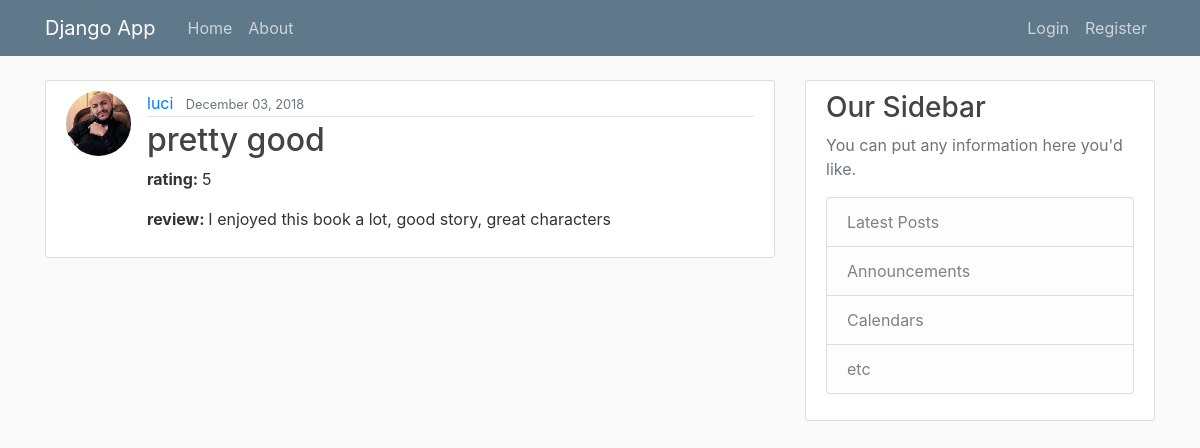
Page /review/1/ on the committed database.
### blog/models.py (models this page shows, shortened)
class Review(models.Model):
    one = '1'
    two = '2'
    three = '3'
    four = '4'
    five = '5'
    ratings = (
        (1, 1),
        (2, 2),
        (3, 3),
        (4, 4),
        (5, 5)
    )
    title = models.CharField(max_length=100)
    rating = models.IntegerField(choices=ratings, default=1)
    content = models.TextField()
    date_posted = models.DateTimeField(default=timezone.now)
    author = models.ForeignKey(User, on_delete=models.CASCADE)
    book = models.ForeignKey(Books, on_delete=models.CASCADE)

### users/models.py (models this page shows, shortened)
class Profile(models.Model):
    user = models.OneToOneField(User, on_delete=models.CASCADE)
    image = models.ImageField(default='default.jpg', upload_to='profile_pics')

### blog/views.py (the view)
# urls.py: path('review/<int:pk>/', ReviewDetailView.as_view(), name='review-detail'),
class ReviewDetailView(DetailView):
    model = Review

### blog/templates/blog/review_detail.html (shortened to what this page needs)
{% extends "blog/base.html" %}
{% block content %}
        <article class="media content-section">
            <img class="rounded-circle article-img" src="{{ object.author.profile.image.url }}">
            <div class="media-body">
              <div class="article-metadata">
                <a class="mr-2" href="{% url 'user-posts' object.author.username %}">{{ object.author }}</a>
                <small class="text-muted">{{ object.date_posted|date:"F d, Y" }}</small>
               </div>
              <h2 class="article-title">{{ object.title }}</h2>
             <p class="article-genre"><strong>rating: </strong> {{ object.rating }}</p>
             <p class="article-content"><strong>review: </strong>{{ object.content }}</p>
            </div>
        </article>
{% endblock content %}

### blog/static/blog/main.css (style rules this page uses)
body { background: #fafafa; color: #333333; margin-top: 5rem; }
h1, h2, h3, h4, h5, h6 { color: #444444; }
.content-section { background: #ffffff; padding: 10px 20px; border: 1px solid #dddddd; border-radius: 3px; margin-bottom: 20px; }
.article-title { color: #444444; }
.article-content { white-space: pre-line; }
.article-img { height: 65px; width: 65px; margin-right: 16px; }
.article-metadata { padding-bottom: 1px; margin-bottom: 4px; border-bottom: 1px solid #e3e3e3 }

### rows in the picture
Review: author.profile.image (picture), author "luci", date_posted "December 03, 2018", title "pretty good", rating "5", content "I enjoyed this book a lot, good story, great characters"
